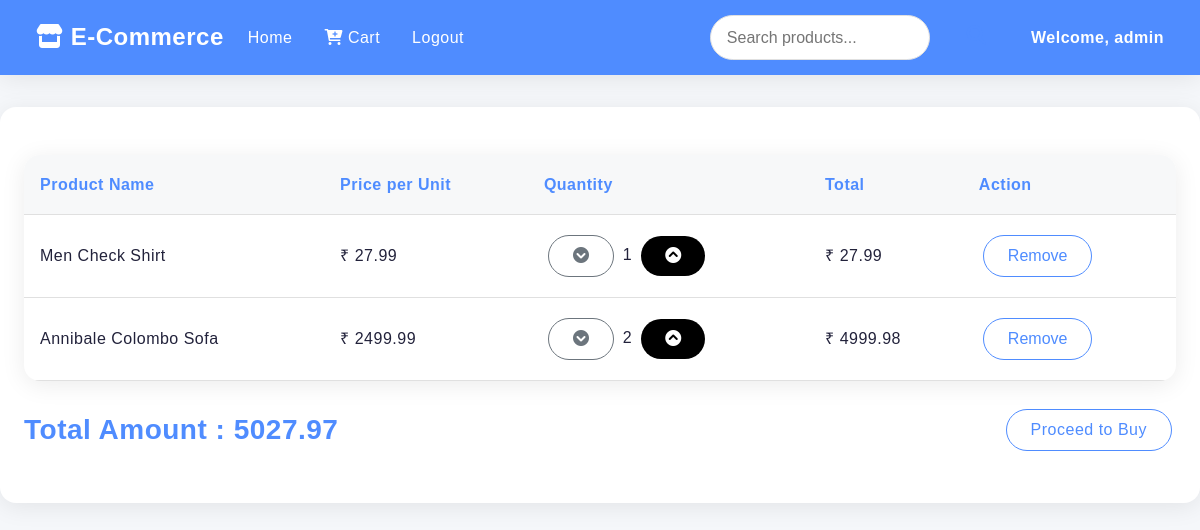
The page /order_list/ (signed in) on the database as committed earlier.
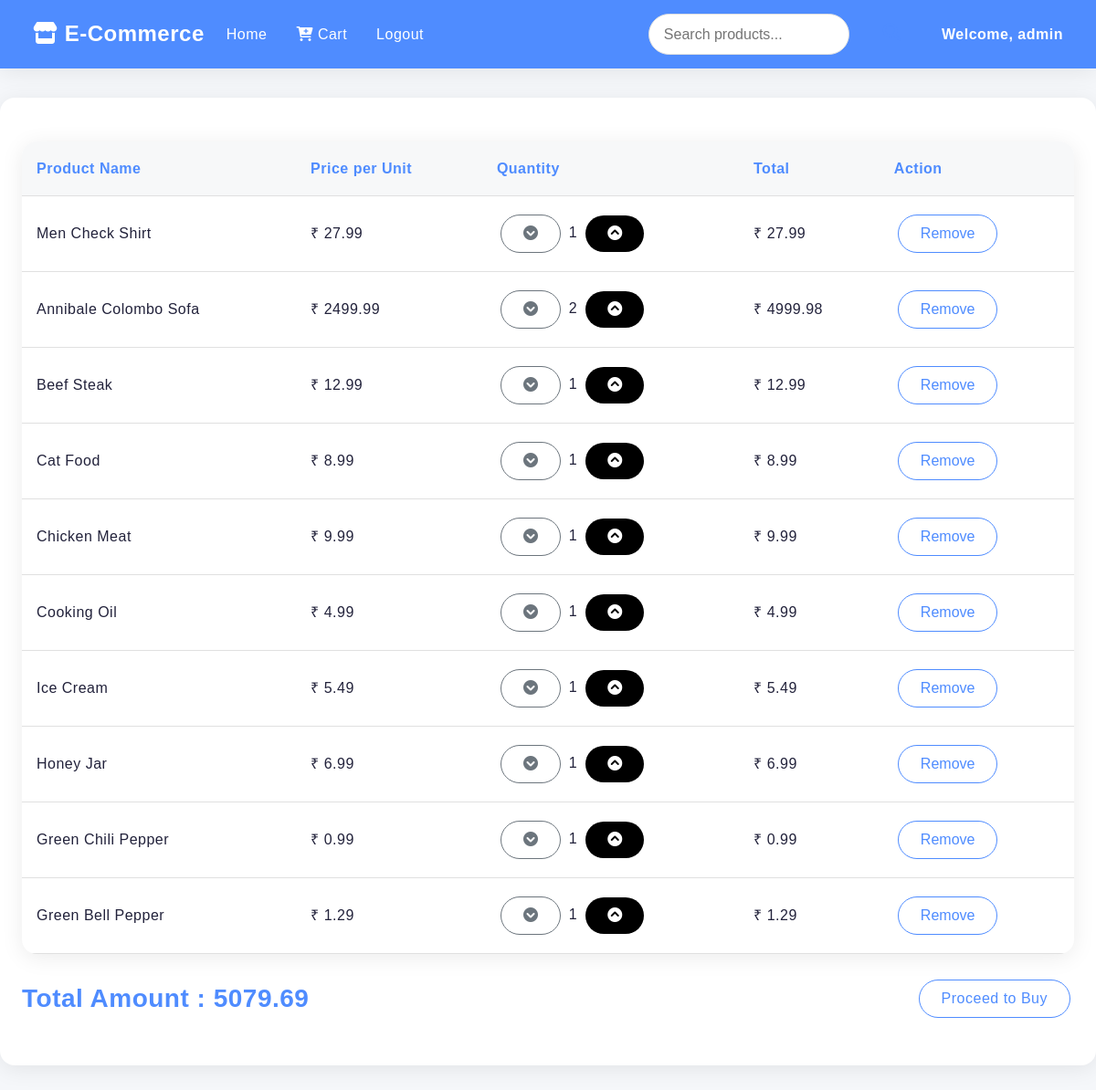
The same page on the database as committed later.
### products/models.py (models this page shows, shortened)
class CartModel(models.Model):
    user = models.ForeignKey(User, on_delete=models.CASCADE)
    product = models.ForeignKey(ProductModel, on_delete=models.CASCADE)
    quantity = models.PositiveIntegerField(default=1)
    def total_price(self):
        return self.quantity * self.product.price

class ProductModel(models.Model):
    name = models.CharField(max_length=200)
    price = models.DecimalField(max_digits=10, decimal_places=2)
    desc = models.TextField()
    image = models.ImageField(upload_to='images/', null=True, blank=True)

### products/views.py (the view)
# urls.py: path('order_list/', views.order_list, name='order_list'),
@login_required(login_url='/')
def order_list(request):
    items= CartModel.objects.filter(user=request.user)
    total_price = sum(item.total_price() for item in items)
    return render(request ,'order_list.html',{'items': items,'total': total_price})

### templates/order_list.html (shortened to what this page needs)
{% extends 'base.html' %}
{% block content %}
<table>
    <thead>
        <tr>
            <th>Product Name</th>
            <th>Price per Unit</th>
            <th>Quantity</th>
            <th>Total</th>
            <th>Action</th>
        </tr>
    </thead>
    <tbody>
        {% for item in items %}
        <tr>
            <td>{{ item.product.name }}</td>
            <td>₹ {{ item.product.price }}</td>
            <td>
                <form method="post" action="{% url 'update_quantity' item.product.id %}" class="d-inline">
                    <button type="submit" name="action" value="decrease" class="btn btn-outline-secondary">
                        <i class="fa-solid fa-circle-chevron-down"></i>
                    </button>
                    <span>{{ item.quantity }}</span>
                    <button type="submit" name="action" value="increase" style="background-color: black; color: white; border: none;" class="btn btn-outline-secondary">
                        <i class="fa-solid fa-circle-chevron-up"></i>
                    </button>
                </form>
            </td>
            <td>₹ {{ item.total_price }}</td>
            <td>
                <form method="post" action="{% url 'remove_from_cart' item.product.id %}" class="remove-form">
                    <button type="submit" class="btn btn-outline-dark remove-btn" onclick="disableRemoveButton(this)">Remove</button>
                </form>
            </td>
        </tr>
        {% empty %}
        <tr class="no-items">
            <td colspan="5">No items in your cart.</td>
        </tr>
        {% endfor %}
    </tbody>
</table>
<div class="flex-container">
    <h3>Total Amount : {{ total }}</h3>
    <a href="{% url 'checkout' %}" class="btn btn-outline-dark">Proceed to Buy</a>
</div>
{% endblock %}

Rows that differ between the two databases and show on the page:
added CartModel: product.name "Beef Steak", product.price "12.99", quantity "1", total_price "12.99"
added CartModel: product.name "Cat Food", product.price "8.99", quantity "1", total_price "8.99"
added CartModel: product.name "Chicken Meat", product.price "9.99", quantity "1", total_price "9.99"
added CartModel: product.name "Cooking Oil", product.price "4.99", quantity "1", total_price "4.99"
added CartModel: product.name "Ice Cream", product.price "5.49", quantity "1", total_price "5.49"
added CartModel: product.name "Honey Jar", product.price "6.99", quantity "1", total_price "6.99"
added CartModel: product.name "Green Chili Pepper", product.price "0.99", quantity "1", total_price "0.99"
added CartModel: product.name "Green Bell Pepper", product.price "1.29", quantity "1", total_price "1.29"
Other text that changed with them:
{{ total }}: "5027.97" → "5079.69"
